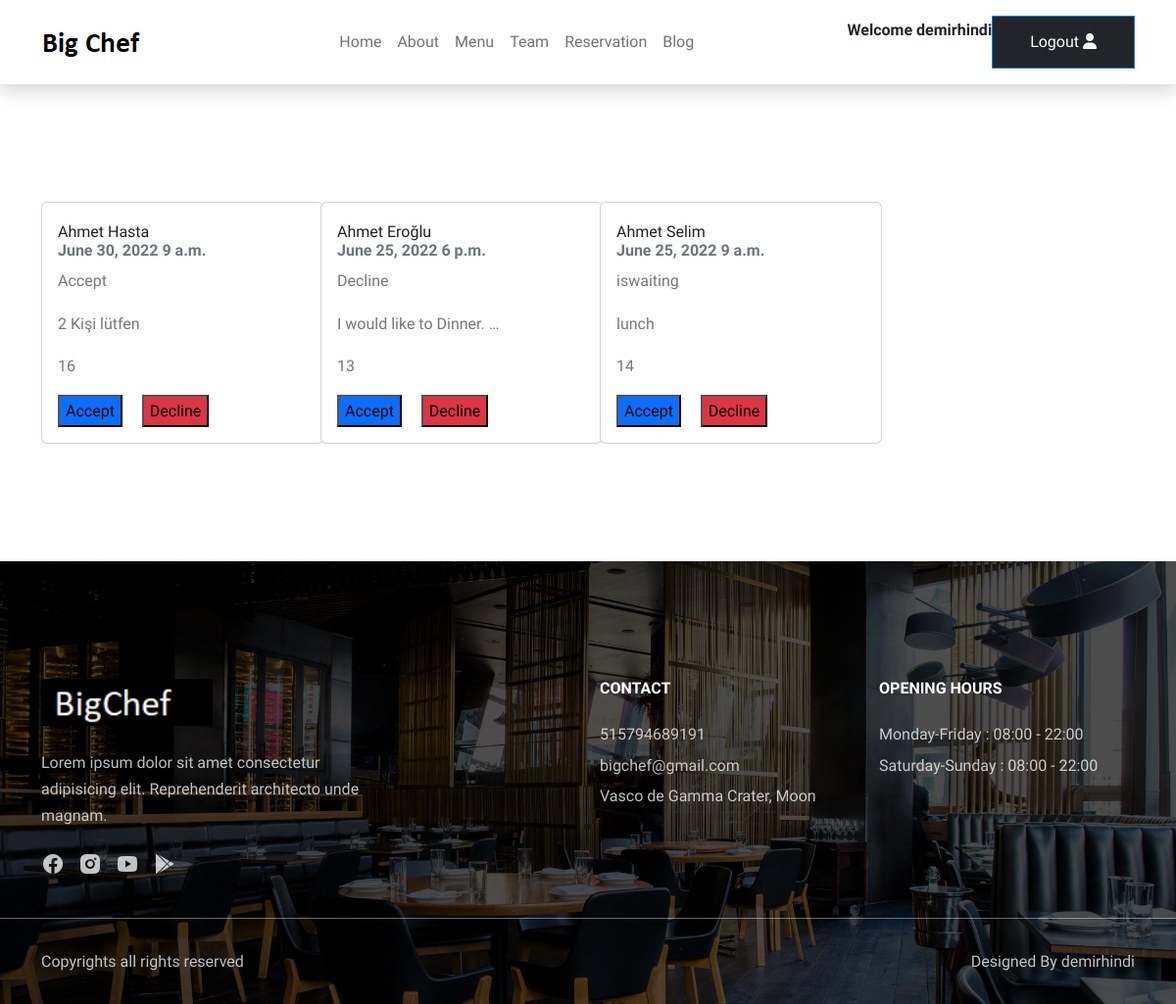
The page /appointments/ (signed in) on the database its author committed.
### mainapp/models.py (models this page shows, shortened)
class Appointment(models.Model):
    first_name = models.CharField(max_length=50,blank=True)
    last_name = models.CharField(max_length=50,blank=True)
    quantity= models.IntegerField(blank=True)
    email = models.CharField(max_length=50, blank=True)
    message=models.TextField(max_length=10000000, blank=True)
    sent_date = models.DateField(auto_now_add=True, blank=True)
    desire_date=models.DateField(blank=True)
    desire_time = models.TimeField(blank=True)
    accepted = models.CharField(max_length=50, blank=True, default="iswaiting")
    class Meta:
        verbose_name='Appointment'
        verbose_name_plural='Appointments'
        ordering = ["-sent_date"]
    def get_url(self):
        return reverse('appointmentsdetail',kwargs={"id":self.id})

class Contact(models.Model):
    number = models.IntegerField(blank=True)
    mail = models.CharField(max_length=150,blank=True)
    adress=models.CharField(max_length=550,blank=True)
    class Meta:
        verbose_name='contact'
        verbose_name_plural='contacts'

### mainapp/views.py (the view, shortened to what this page needs)
# urls.py: path('appointments/', views.appointments, name='appointments'),
def appointments(request):
    appointments= Appointment.objects.all()
    context= {
        "appointments": appointments
    }
    return render(request,'pages/appointments.html',context)

### mainapp/context_processor.py (called while the page is built)
def menu_links2(request):
    links2 = Contact.objects.all()
    return dict(links2=links2)

### templates/pages/appointments.html (shortened to what this page needs)
{% extends 'base.html' %}
{% load static %}
{% block content %}
<section id="about">
    <div class="container">
        <div class="row gy-4 align-items-center">
            {% if user.is_authenticated %}
            {% if request.user.is_staff %}
            {% for appointment in appointments %}
            <div class="col-lg-3 col-sm-6">
                <div class="card" style="width: 18rem;">
                    <div class="card-body">
                      <a class="card-title" href="{{ appointment.get_url }}">{{ appointment.first_name }} {{ appointment.last_name }}</a>
                      <h6 class="card-subtitle mb-2 text-muted">{{ appointment.desire_date }} {{ appointment.desire_time }}</h6>
                      <p class="card-text">{{ appointment.accepted }}</p>
                      <p class="card-text">{{ appointment.message|truncatewords:5 }}</p>
                      <p class="card-text">{{ appointment.id }}</p>
                      <form action="{% url 'appointments' %}" method="POST">
                      <input type="submit"  class="card-link bg-primary" value="Accept" name="status">
                      <input type="submit" class="card-link bg-danger" value="Decline" name="status">
                      </form>
                    </div>
                  </div>
            </div>
            {% endfor %}
            {% endif %}
            {% endif %}
        </div>
    </div>
</section>
{% endblock %}

### templates/include/navbar.html (shortened to what this page needs)
{% load static %}
<nav class="navbar navbar-expand-lg bg-white shadow py-3 sticky-top">
    <div class="container">
        <a class="navbar-brand" href="{% url 'home' %}">
            <img src="{% static 'images/darklogo.png' %}" alt="">
        </a>
        <div class="collapse navbar-collapse" id="navbarNav">
            <ul class="navbar-nav mx-auto">
                <li class="nav-item">
                    <a class="nav-link" href="{% url 'home' %}">Home</a>
                </li>
                <li class="nav-item">
                    <a class="nav-link" href="{% url 'about' %}">About</a>
                </li>
                <li class="nav-item">
                    <a class="nav-link" href="{% url 'menu' %}">Menu</a>
                </li>
                <li class="nav-item">
                    <a class="nav-link" href="{% url 'chefs' %}">Team</a>
                </li>
                <li class="nav-item">
                    <a class="nav-link" href="{% url 'reservation' %}">Reservation</a>
                </li>
                <li class="nav-item">
                    <a class="nav-link" href="{% url 'blog' %}">Blog</a>
                </li>
            </ul>
            {% if user.is_authenticated %}
            <h6 class="text-dark mb-4">Welcome {{user.username}}</h6>
            <a href="{% url 'logout' %}" class="btn btn-brand bg-dark">Logout
                <i class="fa-solid fa-user"></i>
            {% else %}
            <a href="{% url 'login' %}" class="btn btn-brand">User Login
            <i class="fa-solid fa-user"></i>
            {% endif %}
            </a>
        </div>
    </div>
</nav>

### templates/include/footer.html
{% load static %}
<footer class="bg-cover">
    <div class="footer-top">
        <div class="container">
            <div class="row gy-5">
                {% for adres in links2 %}
                <div class="col-lg-4">
                    <img src="{% static 'images/whitelogo.png' %}" class="mb-4" alt="">
                    <p>Lorem ipsum dolor sit amet consectetur adipisicing elit. Reprehenderit architecto unde
                        magnam.</p>
                    <div class="social-links">
                        <a href="#"><i class="ri-facebook-circle-fill"></i></a>
                        <a href="#"><i class="ri-instagram-fill"></i></a>
                        <a href="#"><i class="ri-youtube-fill"></i></a>
                        <a href="#"><i class="ri-google-play-fill"></i></a>
                    </div>
                </div>
                <div class="col-lg-3 ms-auto">
                    <h6 class="text-white mb-4">CONTACT</h6>
                    <p class="mb-1">{{adres.number}}</p>
                    <p class="mb-1">{{adres.mail}}</p>
                    <p class="mb-0">{{adres.adress}}</p>
                </div>
                <div class="col-lg-3">
                    <h6 class="text-white mb-4">OPENING HOURS</h6>
                    <p class="mb-1">Monday-Friday : 08:00 - 22:00</p>
                    <p>Saturday-Sunday : 08:00 - 22:00</p>
                </div>
                {% endfor %}
            </div>
        </div>
    </div>
    <div class="footer-bottom">
        <div class="container">
            <div class="row gy-3 justify-content-between">
                <div class="col-auto">
                    <p class="mb-0">Copyrights all rights reserved</p>
                </div>
                <div class="col-auto">
                    <p class="mb-0">Designed By <a
                            href="#">demirhindi</a></p>
                </div>
            </div>
        </div>
    </div>
</footer>

### static/css/style.css (style rules this page uses)
body { font-family: "Spline Sans", sans-serif; color: #777; line-height: 1.7; }
h1,h2,h3,h4,h5,h6 { font-weight: 600; color: #222; }
a { color: #222; text-decoration: none; transition: all 0.4s; }
img { width: 100%; }
section { padding-top: 120px; padding-bottom: 120px; }
.btn { border-radius: 0; padding: 14px 38px; }
.btn-brand { color: #fff; font-weight: 500; border-color: #1777f5; background-color: #1777f5; }
.bg-cover { background-position: center !important; background-size: cover !important; background-repeat: no-repeat !important; }
footer { background: linear-gradient(rgba(0, 0, 0, 0.7), rgba(0, 0, 0, 0.7)), url(../images/cover3.jpg); padding-top: 120px; padding-bottom: 30px; }
.footer-top { margin-bottom: 30px; }
footer p, footer a { color: rgba(255, 255, 255, 0.75); }
footer .social-links a { font-size: 24px; margin-right: 10px; }
footer img { max-width: 175px; }
.footer-bottom { padding-top: 30px; border-top: 1px solid rgba(255, 255, 255, 0.4); }

### rows shown on the page
Appointment: first_name "Ahmet", last_name "Hasta", desire_date "June 30, 2022", desire_time "9 a.m.", accepted "Accept", message "2 Kişi lütfen", id "16"
Appointment: first_name "Ahmet", last_name "Eroğlu", desire_date "June 25, 2022", desire_time "6 p.m.", accepted "Decline", message "I would like to Dinner. …", id "13"
Appointment: first_name "Ahmet", last_name "Selim", desire_date "June 25, 2022", desire_time "9 a.m.", accepted "iswaiting", message "lunch", id "14"
Contact: number "515794689191", mail "bigchef@gmail.com", adress "Vasco de Gamma Crater, Moon"

### other values the page prints
{{ user.username }} "demirhindi"
